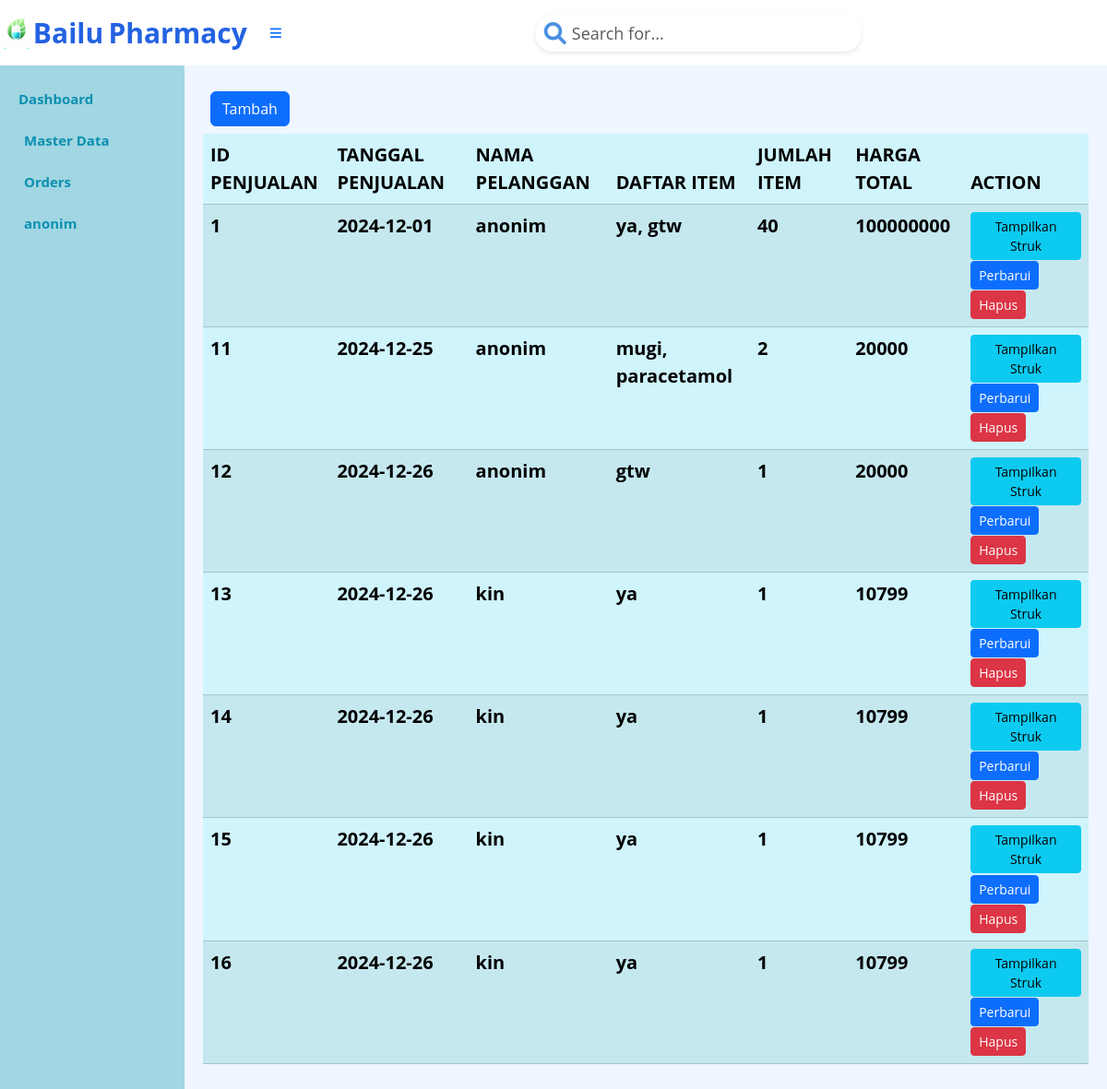
/index.php?page=penjualan (signed in), run on the app's committed database.
### tables this page shows
CREATE TABLE `tb_penjualan` (
  `Id_penjualan` int(5) NOT NULL AUTO_INCREMENT,
  `Tanggal_penjualan` date NOT NULL,
  `Total_item` int(3) NOT NULL,
  `harga_total` int(8) NOT NULL,
  `biaya_kirim` int(8) NOT NULL,
  `total_biaya` int(8) NOT NULL,
  `Total_bayar` int(8) NOT NULL,
  `Kembalian` int(8) NOT NULL,
  `Id_pelanggan` int(3) NOT NULL,
  PRIMARY KEY (`Id_penjualan`),
  KEY `Id_pelanggan` (`Id_pelanggan`),
  CONSTRAINT `tb_penjualan_ibfk_1` FOREIGN KEY (`Id_pelanggan`) REFERENCES `tb_pelanggan` (`Id_pelanggan`)
);

CREATE TABLE `tb_pelanggan` (
  `Id_pelanggan` int(4) NOT NULL AUTO_INCREMENT,
  `username` varchar(15) NOT NULL,
  `email` varchar(15) NOT NULL,
  `no_tlp` varchar(15) NOT NULL,
  `alamat` varchar(10) NOT NULL,
  `password` varchar(255) NOT NULL,
  PRIMARY KEY (`Id_pelanggan`)
);

### penjualan.php (the view, shortened to what this page needs)
<div class="d-grid gap-2 p-2 d-md-flex justify-content-md">
    <a class="btn btn-primary me-md-2" href="index.php?page=penjualan.form&action=add" role="button">Tambah</a>
</div>
<?php
$mysqli = new mysqli("localhost", "root", "", "apotek");
$result = $mysqli->query("
   SELECT
    p.`Id_penjualan` AS ID_penjualan,
    p.`Tanggal_penjualan` AS tanggal,
    np.`username` AS pelanggan,
    GROUP_CONCAT(o.Nama_Obat SEPARATOR ', ') AS Daftar_Item,
    GROUP_CONCAT(CONCAT(o.Nama_Obat, ';', pd.jumlah_item, ';', pd.harga_satuan) SEPARATOR ', ') AS Rincian_Item,
    p.Total_item AS Item,
    p.`harga_total` AS Total_harga, -- Total harga barang
    p.`total_bayar` AS Total_bayar, -- Uang yang dibayarkan pelanggan
    (p.total_bayar - p.harga_total) AS Kembalian, -- Perhitungan kembalian
    pd.Id_obat AS Id_obat
FROM
    tb_penjualan p
JOIN
    tb_pelanggan np ON p.`Id_pelanggan` = np.`Id_pelanggan`
JOIN
    tb_penjualan_detail pd ON p.`Id_penjualan` = pd.`Id_penjualan`
JOIN
    tb_obat o ON pd.Id_obat = o.Id_Obat
GROUP BY
    p.`Id_penjualan`;
");
?>
<table class="table table-info table-striped">
    <thead>
        <tr>
            <th>ID PENJUALAN</th>
            <th>TANGGAL PENJUALAN</th>
            <th>NAMA PELANGGAN</th>
            <th>DAFTAR ITEM</th>
            <th>JUMLAH ITEM</th>
            <th>HARGA TOTAL</th>
            <th>ACTION</th>
        </tr>
    </thead>
    <tbody>
        <?php foreach ($result as $row): ?>
            <tr>
                <td><?= htmlspecialchars($row['ID_penjualan']) ?></td>
                <td><?= htmlspecialchars($row['tanggal']) ?></td>
                <td><?= htmlspecialchars($row['pelanggan']) ?></td>
                <td><?= htmlspecialchars($row['Daftar_Item']) ?></td>
                <td><?= htmlspecialchars($row['Item']) ?></td>
                <td><?= htmlspecialchars($row['Total_bayar']) ?></td>
                <td>
                    <button type="button" class="btn btn-info btn-sm" onclick="tampilkanStruk(<?= htmlspecialchars(json_encode($row)) ?>)">
                        Tampilkan Struk
                    </button>
                    <a class="btn btn-primary me-md-2 btn-sm" href="index.php?page=penjualan.form&Id_penjualan=<?= $row['ID_penjualan'] ?>&action=edit">
                        Perbarui
                    </a>
                    <form action="penjualan.action.php" method="POST" style="display:inline;">
                        <button type="submit" class="btn btn-danger me-md-2 btn-sm" onclick="return confirm('Ingin menghapus data ini?');">
                            Hapus
                        </button>
                    </form>
                </td>
            </tr>
        <?php endforeach; ?>
    </tbody>
</table>

### index.php (style rules this page uses)
body { background-color: #EFF6FF; font-family: 'Open Sans', sans-serif; font-weight: bold; font-size: 20px; color: #0B90B1; }

### data on the page
tb_penjualan: Id_penjualan "1", Tanggal_penjualan "2024-12-01", Id_pelanggan.username "anonim", Daftar_Item "ya, gtw", Total_item "40", Total_bayar "100000000"
tb_penjualan: Id_penjualan "11", Tanggal_penjualan "2024-12-25", Id_pelanggan.username "anonim", Daftar_Item "mugi, paracetamol", Total_item "2", Total_bayar "20000"
tb_penjualan: Id_penjualan "12", Tanggal_penjualan "2024-12-26", Id_pelanggan.username "anonim", Daftar_Item "gtw", Total_item "1", Total_bayar "20000"
tb_penjualan: Id_penjualan "13", Tanggal_penjualan "2024-12-26", Id_pelanggan.username "kin", Daftar_Item "ya", Total_item "1", Total_bayar "10799"
tb_penjualan: Id_penjualan "14", Tanggal_penjualan "2024-12-26", Id_pelanggan.username "kin", Daftar_Item "ya", Total_item "1", Total_bayar "10799"
tb_penjualan: Id_penjualan "15", Tanggal_penjualan "2024-12-26", Id_pelanggan.username "kin", Daftar_Item "ya", Total_item "1", Total_bayar "10799"
tb_penjualan: Id_penjualan "16", Tanggal_penjualan "2024-12-26", Id_pelanggan.username "kin", Daftar_Item "ya", Total_item "1", Total_bayar "10799"

### other printed values
$_SESSION['username'] "anonim"
